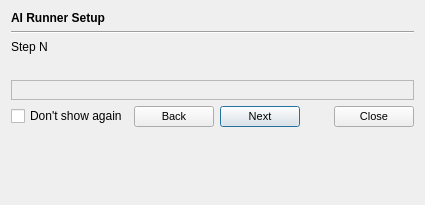
<?xml version="1.0" encoding="UTF-8"?>
<ui version="4.0">
 <class>Dialog</class>
 <widget class="QDialog" name="Dialog">
  <property name="geometry">
   <rect>
    <x>0</x>
    <y>0</y>
    <width>425</width>
    <height>205</height>
   </rect>
  </property>
  <property name="windowTitle">
   <string>Dialog</string>
  </property>
  <layout class="QGridLayout" name="gridLayout">
   <item row="4" column="0" colspan="4">
    <widget class="QFrame" name="frame">
     <property name="frameShape">
      <enum>QFrame::StyledPanel</enum>
     </property>
     <property name="frameShadow">
      <enum>QFrame::Raised</enum>
     </property>
     <layout class="QGridLayout" name="gridLayout_2"/>
    </widget>
   </item>
   <item row="0" column="0">
    <widget class="QLabel" name="label">
     <property name="font">
      <font>
       <bold>true</bold>
      </font>
     </property>
     <property name="text">
      <string>AI Runner Setup</string>
     </property>
    </widget>
   </item>
   <item row="2" column="0">
    <widget class="QLabel" name="step">
     <property name="text">
      <string>Step N</string>
     </property>
    </widget>
   </item>
   <item row="5" column="2">
    <widget class="QPushButton" name="next_button">
     <property name="font">
      <font>
       <pointsize>8</pointsize>
      </font>
     </property>
     <property name="text">
      <string>Next</string>
     </property>
    </widget>
   </item>
   <item row="6" column="2">
    <spacer name="verticalSpacer">
     <property name="orientation">
      <enum>Qt::Vertical</enum>
     </property>
     <property name="sizeHint" stdset="0">
      <size>
       <width>20</width>
       <height>53</height>
      </size>
     </property>
    </spacer>
   </item>
   <item row="5" column="0">
    <widget class="QCheckBox" name="do_not_show_again">
     <property name="font">
      <font>
       <pointsize>9</pointsize>
      </font>
     </property>
     <property name="text">
      <string>Don't show again</string>
     </property>
    </widget>
   </item>
   <item row="5" column="1">
    <widget class="QPushButton" name="back_button">
     <property name="font">
      <font>
       <pointsize>8</pointsize>
      </font>
     </property>
     <property name="text">
      <string>Back</string>
     </property>
    </widget>
   </item>
   <item row="5" column="3">
    <widget class="QDialogButtonBox" name="buttonBox">
     <property name="font">
      <font>
       <pointsize>8</pointsize>
      </font>
     </property>
     <property name="layoutDirection">
      <enum>Qt::LeftToRight</enum>
     </property>
     <property name="orientation">
      <enum>Qt::Horizontal</enum>
     </property>
     <property name="standardButtons">
      <set>QDialogButtonBox::Close</set>
     </property>
    </widget>
   </item>
   <item row="1" column="0" colspan="4">
    <widget class="Line" name="line">
     <property name="orientation">
      <enum>Qt::Horizontal</enum>
     </property>
    </widget>
   </item>
   <item row="3" column="0" colspan="4">
    <widget class="QLabel" name="description">
     <property name="font">
      <font>
       <pointsize>9</pointsize>
      </font>
     </property>
     <property name="text">
      <string/>
     </property>
     <property name="wordWrap">
      <bool>true</bool>
     </property>
    </widget>
   </item>
  </layout>
 </widget>
 <resources/>
 <connections>
  <connection>
   <sender>buttonBox</sender>
   <signal>rejected()</signal>
   <receiver>Dialog</receiver>
   <slot>reject()</slot>
   <hints>
    <hint type="sourcelabel">
     <x>316</x>
     <y>260</y>
    </hint>
    <hint type="destinationlabel">
     <x>286</x>
     <y>274</y>
    </hint>
   </hints>
  </connection>
  <connection>
   <sender>buttonBox</sender>
   <signal>accepted()</signal>
   <receiver>Dialog</receiver>
   <slot>accept()</slot>
   <hints>
    <hint type="sourcelabel">
     <x>248</x>
     <y>254</y>
    </hint>
    <hint type="destinationlabel">
     <x>157</x>
     <y>274</y>
    </hint>
   </hints>
  </connection>
 </connections>
</ui>
